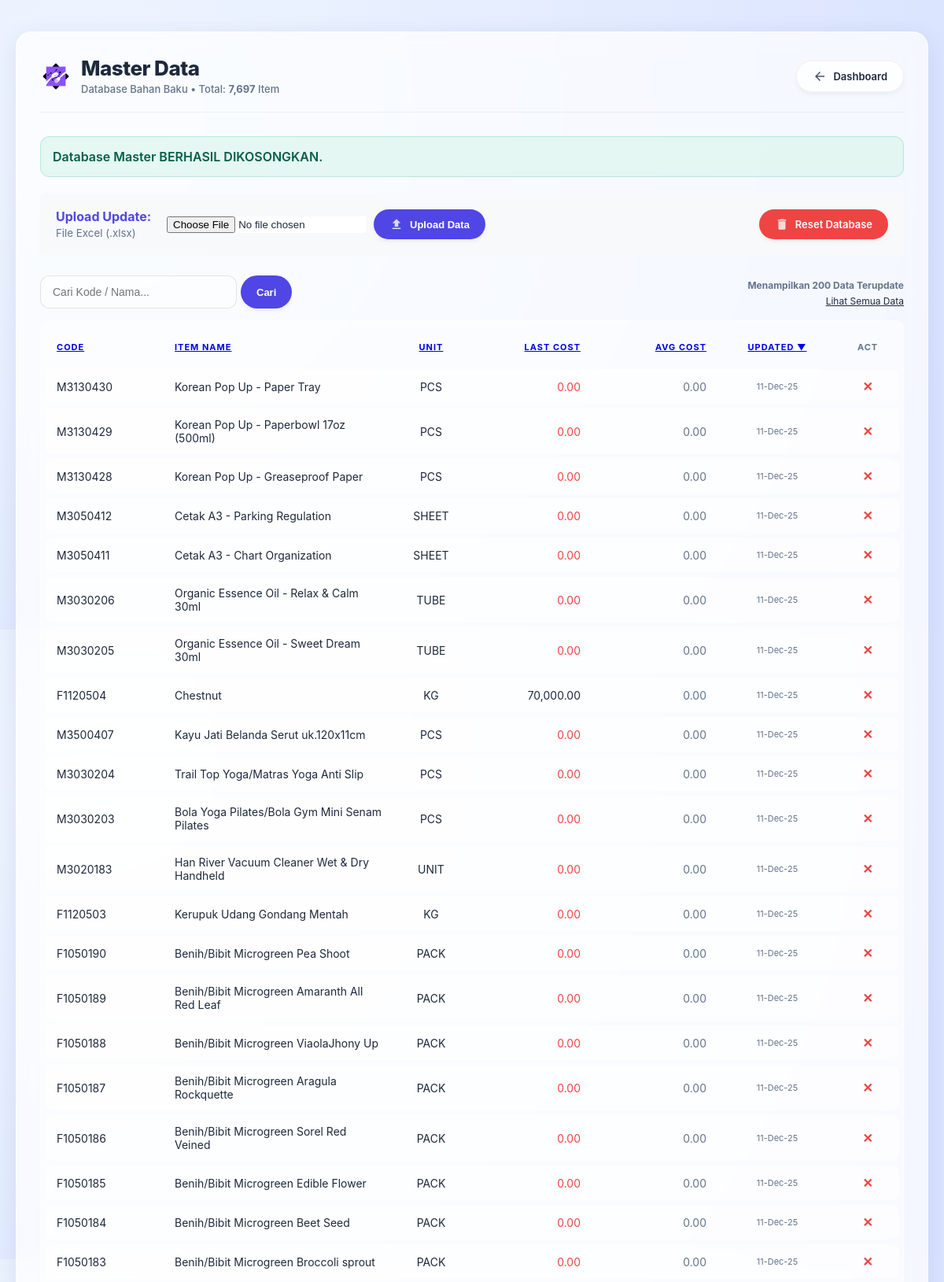
The page /import_master.php?msg=reset_success (upper part) on the database its author committed.
### tables this page shows
CREATE TABLE items (
        code TEXT PRIMARY KEY,
        name TEXT,
        blocked INTEGER DEFAULT 0,
        unit TEXT,
        inventory REAL DEFAULT 0,
        costing_method TEXT DEFAULT 'Average',
        unit_cost REAL DEFAULT 0,
        last_direct_cost REAL DEFAULT 0,
        gen_prod_post_group TEXT,
        vat_prod_post_group TEXT,
        inv_post_group TEXT,
        reorder_quantity REAL DEFAULT 0,
        system_id TEXT,
        last_modified TEXT,
        last_modified_by TEXT
    , last_updated DATETIME);

### import_master.php (the view, shortened to what this page needs)
<?php
require 'db.php';
$message = "";
$messageType = "";
if (isset($_GET['msg'])) {
    if ($_GET['msg'] == 'reset_success') { $message = "Database Master BERHASIL DIKOSONGKAN."; $messageType = "success"; }
}
$search = $_GET['q'] ?? '';
$show_all = isset($_GET['show_all']);
$limit_default = 200;
$sort_col = $_GET['sort'] ?? 'last_updated';
$sort_order = $_GET['order'] ?? 'DESC';
function getSortLink($col, $label, $curCol, $curOrd) {
    global $search, $show_all;
    $newOrd = ($curCol == $col && $curOrd == 'ASC') ? 'DESC' : 'ASC';
    $icon = ($curCol == $col) ? ($curOrd == 'ASC' ? ' ▲' : ' ▼') : '';
    $url = "?sort=$col&order=$newOrd" . ($search ? "&q=$search" : "") . ($show_all ? "&show_all=1" : "");
    return "<a href='$url'>$label$icon</a>";
}
if ($search) {
    $sql = "SELECT * FROM items WHERE code LIKE ? OR name LIKE ? ORDER BY $sort_col $sort_order";
    $stmt = $pdo->prepare($sql);
    $stmt->execute(["%$search%", "%$search%"]);
    $items = $stmt->fetchAll();
    $view_label = "Hasil Pencarian: " . count($items) . " item";
} elseif ($show_all) {
    $items = $pdo->query("SELECT * FROM items ORDER BY $sort_col $sort_order")->fetchAll();
    $view_label = "Menampilkan SEMUA DATA";
} else {
    $items = $pdo->query("SELECT * FROM items ORDER BY $sort_col $sort_order LIMIT $limit_default")->fetchAll();
    $view_label = "Menampilkan $limit_default Data Terupdate";
}
$total_db = $pdo->query("SELECT COUNT(*) FROM items")->fetchColumn();
?>
<!DOCTYPE html>
<html lang="id">
<head>
    <link rel="stylesheet" href="style.css">
</head>
<body>
<div class="container">
    <div class="page-header">
        <div class="page-title">
            <div class="brand-wrapper">
                <img src="assets/app-logo.png" alt="Logo" class="app-logo">
                <div>
                    <h1>Master Data</h1>
                    <span>Database Bahan Baku • Total: <strong><?php echo number_format($total_db); ?></strong> Item</span>
                </div>
            </div>
        </div>
        <a href="index.php" class="btn btn-secondary">
            <svg class="icon" viewBox="0 0 24 24"><path d="M20 11H7.83l5.59-5.59L12 4l-8 8 8 8 1.41-1.41L7.83 13H20v-2z"/></svg>
            Dashboard
        </a>
    </div>
    <?php if($message): ?>
        <div class="alert <?php echo $messageType; ?>"><?php echo $message; ?></div>
    <?php endif; ?>
    <div style="background: #f8f9fa; padding: 20px; border: 1px solid var(--border); border-radius: 6px; margin-bottom: 25px;">
        <div style="display:flex; justify-content:space-between; align-items:center;">
            <form method="post" enctype="multipart/form-data" style="display: flex; gap: 10px; align-items: center; flex:1;">
                <div style="margin-right:10px;">
                    <strong style="color:var(--primary);">Upload Update:</strong><br>
                    <small style="color:var(--text-muted);">File Excel (.xlsx)</small>
                </div>
                <input type="file" name="file" accept=".csv, .xlsx, .xls" required style="background:white; max-width:300px;">
                <button type="submit" name="upload" class="btn btn-primary">
                    <svg class="icon" viewBox="0 0 24 24"><path d="M9 16h6v-6h4l-7-7-7 7h4zm-4 2h14v2H5z"/></svg>
                    Upload Data
                </button>
            </form>
            <a href="import_master.php?action=reset_all" class="btn btn-danger"
               onclick="return confirm('PERINGATAN KERAS!\n\nAnda akan MENGHAPUS SEMUA DATA Master Item.\n\nYakin?');">
               <svg class="icon" viewBox="0 0 24 24"><path d="M6 19c0 1.1.9 2 2 2h8c1.1 0 2-.9 2-2V7H6v12zM19 4h-3.5l-1-1h-5l-1 1H5v2h14V4z"/></svg>
               Reset Database
            </a>
        </div>
    </div>
    <div style="display:flex; justify-content:space-between; align-items:center; margin-bottom:15px;">
        <form method="get" style="display:flex; gap:5px;">
            <input type="text" name="q" placeholder="Cari Kode / Nama..." value="<?php echo htmlspecialchars($search); ?>" style="width:250px;">
            <button type="submit" class="btn btn-primary">Cari</button>
        </form>
        <div class="text-right">
            <span style="font-size:12px; color:var(--text-muted); font-weight:bold;"><?php echo $view_label; ?></span><br>
            <?php if(!$search && !$show_all): ?>
                <a href="import_master.php?show_all=1" style="font-size:12px; color:var(--accent);">Lihat Semua Data</a>
            <?php endif; ?>
        </div>
    </div>
    <div class="table-responsive">
        <table>
            <thead>
                <tr>
                    <th style="width:120px;"><?php echo getSortLink('code', 'Code', $sort_col, $sort_order); ?></th>
                    <th><?php echo getSortLink('name', 'Item Name', $sort_col, $sort_order); ?></th>
                    <th style="width:60px;" class="text-center"><?php echo getSortLink('unit', 'Unit', $sort_col, $sort_order); ?></th>
                    <th style="width:130px;" class="text-right"><?php echo getSortLink('last_direct_cost', 'Last Cost', $sort_col, $sort_order); ?></th>
                    <th style="width:130px;" class="text-right"><?php echo getSortLink('unit_cost', 'Avg Cost', $sort_col, $sort_order); ?></th>
                    <th style="width:120px;" class="text-center"><?php echo getSortLink('last_updated', 'Updated', $sort_col, $sort_order); ?></th>
                    <th style="width:50px;" class="text-center">Act</th>
                </tr>
            </thead>
            <tbody>
                <?php foreach($items as $item): ?>
                <tr>
                    <td class="font-mono text-bold" style="color:var(--accent);"><?php echo htmlspecialchars($item['code']); ?></td>
                    <td><?php echo htmlspecialchars($item['name']); ?></td>
                    <td class="text-center text-bold"><?php echo htmlspecialchars($item['unit']); ?></td>
                    <td class="text-right font-mono" style="<?php echo ($item['last_direct_cost'] == 0) ? 'color:var(--danger);' : ''; ?>">
                        <?php echo number_format($item['last_direct_cost'], 2); ?>
                    </td>
                    <td class="text-right font-mono" style="color:var(--text-muted);">
                        <?php echo number_format($item['unit_cost'], 2); ?>
                    </td>
                    <td class="text-center" style="font-size:11px; color:var(--text-muted);">
                        <?php echo date('d-M-y', strtotime($item['last_updated'])); ?>
                    </td>
                    <td class="text-center">
                        <a href="import_master.php?action=delete&code=<?php echo urlencode($item['code']); ?>"
                           onclick="return confirm('Hapus Item?');" title="Hapus"
                           style="color:var(--danger); text-decoration:none; font-weight:bold; font-size:16px;">
                           ✕
                        </a>
                    </td>
                </tr>
                <?php endforeach; ?>
            </tbody>
        </table>
    </div>
</div>
</body>
</html>

### style.css (style rules this page uses)
:root { --glass-bg: rgba(255, 255, 255, 0.7); --glass-border: 1px solid rgba(255, 255, 255, 0.6); --glass-shadow: 0 8px 32px 0 rgba(31, 38, 135, 0.1); --backdrop: blur(12px); --primary: #4f46e5; --primary-hover: #4338ca; --text-main: #1e293b; --text-muted: #64748b; --danger: #ef4444; --success: #10b981; --radius-l: 20px; --radius-m: 12px; --radius-s: 8px; }
body { background: linear-gradient(135deg, #fdfbfb 0%, #ebedee 100%); background: radial-gradient(circle at 10% 20%, rgb(239, 246, 255) 0%, rgb(219, 228, 255) 90%); font-family: 'Inter', 'Segoe UI', sans-serif; color: var(--text-main); margin: 0; padding: 40px 20px; min-height: 100vh; }
.container { max-width: 1300px; margin: 0 auto; background: var(--glass-bg); backdrop-filter: var(--backdrop); -webkit-backdrop-filter: var(--backdrop); border: var(--glass-border); box-shadow: var(--glass-shadow); border-radius: var(--radius-l); padding: 30px; }
.page-header { display: flex; justify-content: space-between; align-items: center; margin-bottom: 30px; border-bottom: 1px solid rgba(0,0,0,0.05); padding-bottom: 20px; }
.page-title h1 { margin: 0; font-size: 26px; font-weight: 800; color: var(--text-main); letter-spacing: -0.5px; }
.page-title span { font-size: 13px; color: var(--text-muted); font-weight: 500; }
.btn, .btn-icon, button { display: inline-flex; align-items: center; gap: 8px; padding: 10px 20px; font-size: 13px; font-weight: 600; border: none; border-radius: 50px; cursor: pointer; text-decoration: none; transition: all 0.3s ease; box-shadow: 0 4px 6px -1px rgba(0, 0, 0, 0.05); }
.btn-primary, .btn-save, .btn-search, .btn-upload { background: var(--primary); color: white; }
.btn-secondary, .btn-back { background: rgba(255,255,255,0.8); color: var(--text-main); border: 1px solid rgba(0,0,0,0.05); }
.btn-danger, .btn-reset { background: var(--danger); color: white; }
input[type="text"], input[type="number"], .file-input, select { width: 100%; padding: 12px 15px; background: rgba(255, 255, 255, 0.5); border: 1px solid rgba(0,0,0,0.1); border-radius: var(--radius-m); font-size: 14px; color: var(--text-main); box-sizing: border-box; transition: 0.3s; }
.table-responsive { background: rgba(255,255,255,0.4); border-radius: var(--radius-m); padding: 5px; border: 1px solid rgba(255,255,255,0.5); }
table { width: 100%; border-collapse: separate; border-spacing: 0 6px; margin-top: 0; }
th { padding: 15px; font-size: 11px; font-weight: 700; text-transform: uppercase; color: var(--text-muted); letter-spacing: 1px; border: none; text-align: left; }
td { background: rgba(255, 255, 255, 0.6); padding: 12px 15px; border: none; font-size: 14px; }
tr td:first-child { border-top-left-radius: 10px; border-bottom-left-radius: 10px; }
tr td:last-child { border-top-right-radius: 10px; border-bottom-right-radius: 10px; }
.alert { padding: 15px; border-radius: var(--radius-m); margin-bottom: 20px; font-weight: 600; backdrop-filter: blur(5px); }
.alert.success { background: rgba(16, 185, 129, 0.1); color: #065f46; border: 1px solid rgba(16, 185, 129, 0.2); }
.icon { width: 18px; height: 18px; fill: currentColor; opacity: 0.8; }
.text-center { text-align: center; }
.text-right { text-align: right; }
.app-logo { height: 40px; width: auto; display: block; }
.brand-wrapper { display: flex; align-items: center; gap: 12px; }

### rows shown on the page
items: code "M3130430", name "Korean Pop Up - Paper Tray", unit "PCS", last_direct_cost "0.00", unit_cost "0.00", last_updated "11-Dec-25"
items: code "M3130429", name "Korean Pop Up - Paperbowl 17oz (500ml)", unit "PCS", last_direct_cost "0.00", unit_cost "0.00", last_updated "11-Dec-25"
items: code "M3130428", name "Korean Pop Up - Greaseproof Paper", unit "PCS", last_direct_cost "0.00", unit_cost "0.00", last_updated "11-Dec-25"
items: code "M3050412", name "Cetak A3 - Parking Regulation", unit "SHEET", last_direct_cost "0.00", unit_cost "0.00", last_updated "11-Dec-25"
items: code "M3050411", name "Cetak A3 - Chart Organization", unit "SHEET", last_direct_cost "0.00", unit_cost "0.00", last_updated "11-Dec-25"
items: code "M3030206", name "Organic Essence Oil - Relax & Calm 30ml", unit "TUBE", last_direct_cost "0.00", unit_cost "0.00", last_updated "11-Dec-25"
items: code "M3030205", name "Organic Essence Oil - Sweet Dream 30ml", unit "TUBE", last_direct_cost "0.00", unit_cost "0.00", last_updated "11-Dec-25"
items: code "F1120504", name "Chestnut", unit "KG", last_direct_cost "70,000.00", unit_cost "0.00", last_updated "11-Dec-25"
items: code "M3500407", name "Kayu Jati Belanda Serut uk.120x11cm", unit "PCS", last_direct_cost "0.00", unit_cost "0.00", last_updated "11-Dec-25"
items: code "M3030204", name "Trail Top Yoga/Matras Yoga Anti Slip", unit "PCS", last_direct_cost "0.00", unit_cost "0.00", last_updated "11-Dec-25"
items: code "M3030203", name "Bola Yoga Pilates/Bola Gym Mini Senam Pilates", unit "PCS", last_direct_cost "0.00", unit_cost "0.00", last_updated "11-Dec-25"
items: code "M3020183", name "Han River Vacuum Cleaner Wet & Dry Handheld", unit "UNIT", last_direct_cost "0.00", unit_cost "0.00", last_updated "11-Dec-25"
items: code "F1120503", name "Kerupuk Udang Gondang Mentah", unit "KG", last_direct_cost "0.00", unit_cost "0.00", last_updated "11-Dec-25"
items: code "F1050190", name "Benih/Bibit Microgreen Pea Shoot", unit "PACK", last_direct_cost "0.00", unit_cost "0.00", last_updated "11-Dec-25"
items: code "F1050189", name "Benih/Bibit Microgreen Amaranth All Red Leaf", unit "PACK", last_direct_cost "0.00", unit_cost "0.00", last_updated "11-Dec-25"
items: code "F1050188", name "Benih/Bibit Microgreen ViaolaJhony Up", unit "PACK", last_direct_cost "0.00", unit_cost "0.00", last_updated "11-Dec-25"
items: code "F1050187", name "Benih/Bibit Microgreen Aragula Rockquette", unit "PACK", last_direct_cost "0.00", unit_cost "0.00", last_updated "11-Dec-25"
items: code "F1050186", name "Benih/Bibit Microgreen Sorel Red Veined", unit "PACK", last_direct_cost "0.00", unit_cost "0.00", last_updated "11-Dec-25"
items: code "F1050185", name "Benih/Bibit Microgreen Edible Flower", unit "PACK", last_direct_cost "0.00", unit_cost "0.00", last_updated "11-Dec-25"
items: code "F1050184", name "Benih/Bibit Microgreen Beet Seed", unit "PACK", last_direct_cost "0.00", unit_cost "0.00", last_updated "11-Dec-25"
items: code "F1050183", name "Benih/Bibit Microgreen Broccoli sprout", unit "PACK", last_direct_cost "0.00", unit_cost "0.00", last_updated "11-Dec-25"

### other values the page prints
$total_db "7,697"
$message "Database Master BERHASIL DIKOSONGKAN."
$view_label "Menampilkan 200 Data Terupdate"
$label "CODE ITEM NAME UNIT LAST COST AVG COST UPDATED"
$icon "▼"
